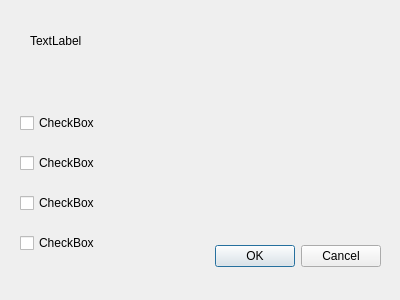
<?xml version="1.0" encoding="UTF-8"?>
<ui version="4.0">
 <class>Control</class>
 <widget class="QDialog" name="Control">
  <property name="geometry">
   <rect>
    <x>0</x>
    <y>0</y>
    <width>400</width>
    <height>300</height>
   </rect>
  </property>
  <property name="windowTitle">
   <string>Dialog</string>
  </property>
  <widget class="QDialogButtonBox" name="buttonBox">
   <property name="geometry">
    <rect>
     <x>40</x>
     <y>240</y>
     <width>341</width>
     <height>32</height>
    </rect>
   </property>
   <property name="orientation">
    <enum>Qt::Horizontal</enum>
   </property>
   <property name="standardButtons">
    <set>QDialogButtonBox::Cancel|QDialogButtonBox::Ok</set>
   </property>
  </widget>
  <widget class="QLabel" name="label">
   <property name="geometry">
    <rect>
     <x>30</x>
     <y>30</y>
     <width>66</width>
     <height>21</height>
    </rect>
   </property>
   <property name="text">
    <string>TextLabel</string>
   </property>
  </widget>
  <widget class="QCheckBox" name="checkBox">
   <property name="geometry">
    <rect>
     <x>20</x>
     <y>110</y>
     <width>94</width>
     <height>26</height>
    </rect>
   </property>
   <property name="text">
    <string>CheckBox</string>
   </property>
  </widget>
  <widget class="QCheckBox" name="checkBox_2">
   <property name="geometry">
    <rect>
     <x>20</x>
     <y>150</y>
     <width>94</width>
     <height>26</height>
    </rect>
   </property>
   <property name="text">
    <string>CheckBox</string>
   </property>
  </widget>
  <widget class="QCheckBox" name="checkBox_3">
   <property name="geometry">
    <rect>
     <x>20</x>
     <y>190</y>
     <width>94</width>
     <height>26</height>
    </rect>
   </property>
   <property name="text">
    <string>CheckBox</string>
   </property>
  </widget>
  <widget class="QCheckBox" name="checkBox_4">
   <property name="geometry">
    <rect>
     <x>20</x>
     <y>230</y>
     <width>94</width>
     <height>26</height>
    </rect>
   </property>
   <property name="text">
    <string>CheckBox</string>
   </property>
  </widget>
 </widget>
 <resources/>
 <connections>
  <connection>
   <sender>buttonBox</sender>
   <signal>accepted()</signal>
   <receiver>Control</receiver>
   <slot>accept()</slot>
   <hints>
    <hint type="sourcelabel">
     <x>248</x>
     <y>254</y>
    </hint>
    <hint type="destinationlabel">
     <x>157</x>
     <y>274</y>
    </hint>
   </hints>
  </connection>
  <connection>
   <sender>buttonBox</sender>
   <signal>rejected()</signal>
   <receiver>Control</receiver>
   <slot>reject()</slot>
   <hints>
    <hint type="sourcelabel">
     <x>316</x>
     <y>260</y>
    </hint>
    <hint type="destinationlabel">
     <x>286</x>
     <y>274</y>
    </hint>
   </hints>
  </connection>
 </connections>
</ui>
